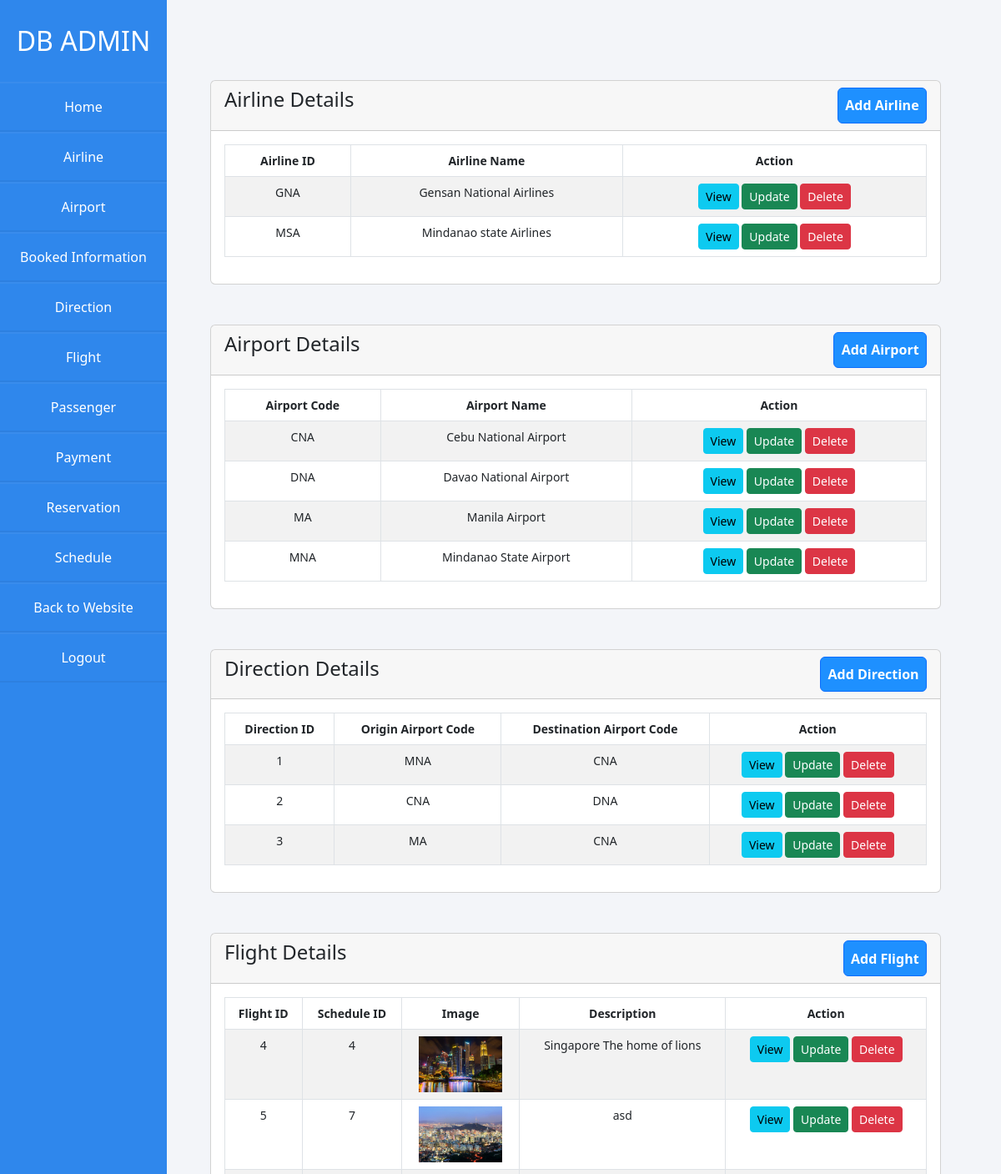
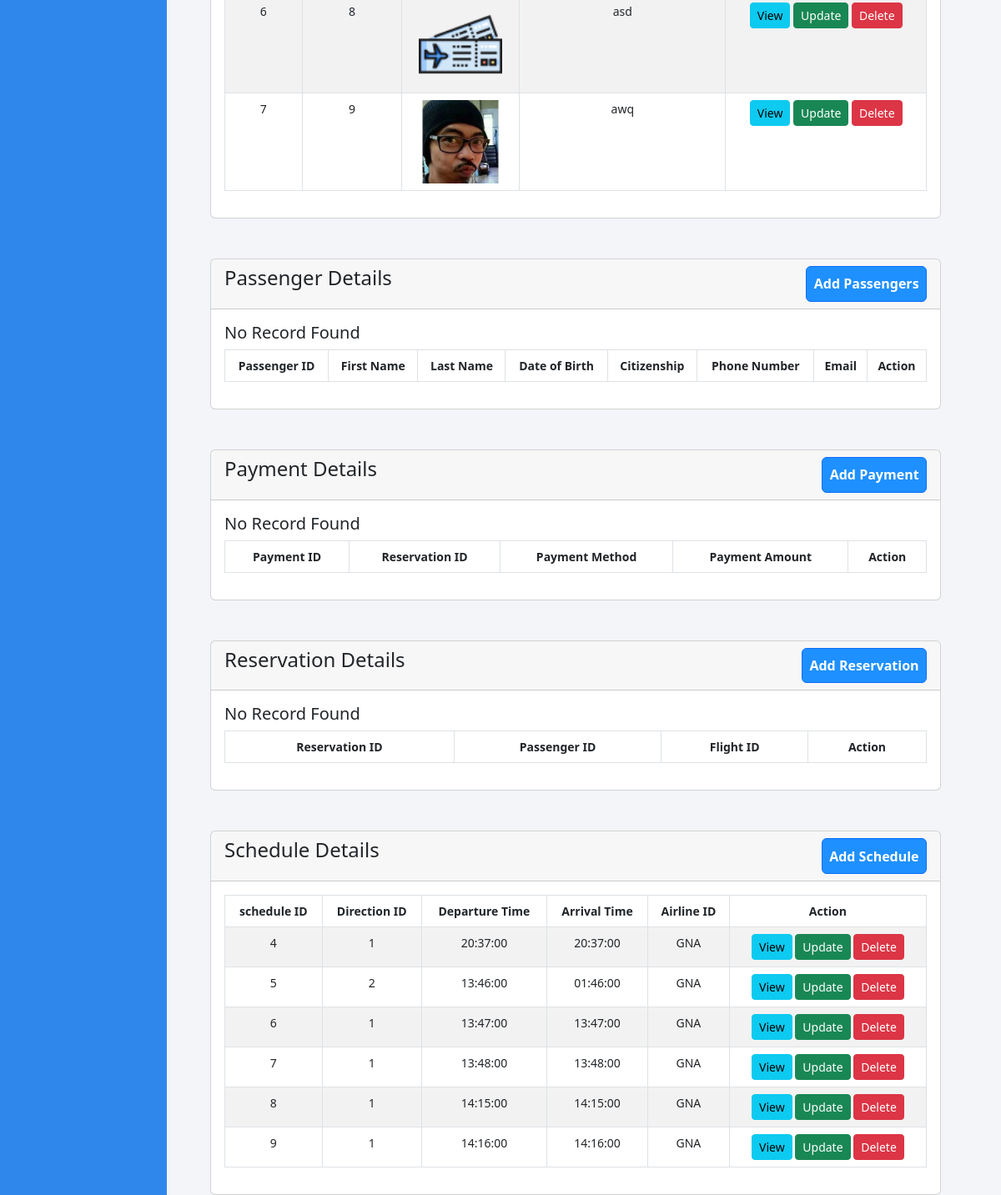
The app's page /Airlines/admin/admin.php with its own data (2 pictures, top to bottom).
### tables this page shows
CREATE TABLE `airline` (
  `airline_id` char(3) NOT NULL,
  `airline_name` varchar(100) NOT NULL
);

CREATE TABLE `airport` (
  `airport_code` char(3) NOT NULL,
  `airport_name` varchar(255) NOT NULL
);

CREATE TABLE `direction` (
  `direction_id` int(10) NOT NULL,
  `origin_airport_code` char(3) NOT NULL,
  `destination_airport_code` char(3) NOT NULL,
  `location` varchar(255) NOT NULL
);

CREATE TABLE `flight` (
  `flight_id` int(10) NOT NULL,
  `schedule_id` int(10) NOT NULL,
  `image` varchar(255) NOT NULL,
  `description` varchar(50) NOT NULL
);

CREATE TABLE `schedule` (
  `schedule_id` int(10) NOT NULL,
  `direction_id` int(7) NOT NULL,
  `departure_date` date NOT NULL,
  `departure_time` time NOT NULL,
  `arrival_date` date NOT NULL,
  `arrival_time` time NOT NULL,
  `airline_id` char(3) NOT NULL,
  `price` int(11) NOT NULL
);

### Airlines/admin/admin.php (the view, shortened to what the rows shown need)
<?php
require 'dbcon.php';
?>
<!Doctype html>
<html lang="en">
<head>
  <link href="https://cdn.jsdelivr.net/npm/bootstrap@5.2.0-beta1/dist/css/bootstrap.min.css" rel="stylesheet">
  <link rel="stylesheet" href="css/styles.css">
</head>
<body>
  <div class="wrapper">
    <div class="sidebar">
      <h2>DB Admin</h2>
    </div>
  </div>
  <div class="container mt-5">
    <br>
    <br>
    <div class="row">
      <div class="col-md-12">
        <div class="card">
          <div class="card-body">
            <table class="table table-bordered table-striped">
              <thead>
                <tr>
                  <th>Airline ID</th>
                  <th>Airline Name</th>
                  <th>Action</th>
                </tr>
              </thead>
              <tbody>
                <?php
                $query = "SELECT * FROM airline";
                $query_run = mysqli_query($con, $query);
                if (mysqli_num_rows($query_run) > 0) {
                  foreach ($query_run as $airline) {
                ?>
                    <tr>
                      <td><?= $airline['airline_id']; ?></td>
                      <td><?= $airline['airline_name']; ?></td>
                      <td>
                        <a href="airline-view.php?airline_id=<?= $airline['airline_id']; ?>" class="btn btn-info btn-sm">View</a>
                        <a href="airline-update.php?airline_id=<?= $airline['airline_id']; ?>" class="btn btn-success btn-sm">Update</a>
                        <form action="code.php" method='POST' class="d-inline">
                          <button type="submit" name="delete_airline" value="<?= $airline['airline_id']; ?>" class="btn btn-danger btn-sm">Delete</a>
                        </form>
                      </td>
                    </tr>
                <?php
                  }
                } else {
                  echo '<h5>No Record Found </h5>';
                }
                ?>
              </tbody>
            </table>
          </div>
        </div>
      </div>
    </div>
  </div>
  <div class="container mt-5">
    <div class="row">
      <div class="col-md-12">
        <div class="card">
          <div class="card-body">
            <table class="table table-bordered table-striped">
              <thead>
                <tr>
                  <th>Airport Code</th>
                  <th>Airport Name</th>
                  <th>Action</th>
                </tr>
              </thead>
              <tbody>
                <?php
                $query = "SELECT * FROM airport";
                $query_run = mysqli_query($con, $query);
                if (mysqli_num_rows($query_run) > 0) {
                  foreach ($query_run as $airport) {
                ?>
                    <tr>
                      <td><?= $airport['airport_code']; ?></td>
                      <td><?= $airport['airport_name']; ?></td>
                      <td>
                        <a href="airport-view.php?airport_code=<?= $airport['airport_code']; ?>" class="btn btn-info btn-sm">View</a>
                        <a href="airport-update.php?airport_code=<?= $airport['airport_code']; ?>" class="btn btn-success btn-sm">Update</a>
                        <form action="code.php" method='POST' class="d-inline">
                          <button type="submit" name="delete_airport" value="<?= $airport['airport_code']; ?>" class="btn btn-danger btn-sm">Delete</a>
                        </form>
                      </td>
                    </tr>
                <?php
                  }
                } else {
                  echo '<h5>No Record Found </h5>';
                }
                ?>
              </tbody>
            </table>
          </div>
        </div>
      </div>
    </div>
  </div>
  <div class="container mt-5">
    <div class="row">
      <div class="col-md-12">
        <div class="card">
          <div class="card-body">
            <table class="table table-bordered table-striped">
              <thead>
                <tr>
                  <th>Direction ID</th>
                  <th>Origin Airport Code</th>
                  <th>Destination Airport Code</th>
                  <th>Action</th>
                </tr>
              </thead>
              <tbody>
                <?php
                $query = "SELECT * FROM direction";
                $query_run = mysqli_query($con, $query);
                if (mysqli_num_rows($query_run) > 0) {
                  foreach ($query_run as $direction) {
                ?>
                    <tr>
                      <td><?= $direction['direction_id']; ?></td>
                      <td><?= $direction['origin_airport_code']; ?></td>
                      <td><?= $direction['destination_airport_code']; ?></td>
                      <td>
                        <a href="direction-view.php?direction_id=<?= $direction['direction_id']; ?>" class="btn btn-info btn-sm">View</a>
                        <a href="direction-update.php?direction_id=<?= $direction['direction_id']; ?>" class="btn btn-success btn-sm">Update</a>
                        <form action="code.php" method='POST' class="d-inline">
                          <button type="submit" name="delete_airport" value="<?= $direction['direction_id']; ?>" class="btn btn-danger btn-sm">Delete</a>
                        </form>
                      </td>
                    </tr>
                <?php
                  }
                } else {
                  echo '<h5>No Record Found </h5>';
                }
                ?>
              </tbody>
            </table>
          </div>
        </div>
      </div>
    </div>
  </div>
  <div class="container mt-5">
    <div class="row">
      <div class="col-md-12">
        <div class="card">
          <div class="card-body">
            <table class="table table-bordered table-striped">
              <thead>
                <tr>
                  <th>Flight ID</th>
                  <th>Schedule ID</th>
                  <th>Image</th>
                  <th>Description</th>
                  <th>Action</th>
                </tr>
              </thead>
              <tbody>
              <?php
                $query = "SELECT * FROM flight";
                $query_run = mysqli_query($con, $query);
                $count = mysqli_num_rows($query_run);
                if ($count > 0) {
                  while ($row = mysqli_fetch_assoc($query_run)) {
                    $flight_id = $row['flight_id'];
                    $schedule_id = $row['schedule_id'];
                    $image = $row['image'];
                    $description = $row['description'];
                ?>
                    <tr>
                      <td><?php echo $flight_id; ?></td>
                      <td><?php echo $schedule_id; ?></td>
                      <td>
                        <?php
                        if ($image=="") {
                          echo "Image not added";
                        } else {
                          ?>
                          <img src="<?php echo 'http://localhost/Ticketing-for-flights-/Airlines/'; ?>img/flight/<?php echo $image; ?>" width="100px">
                        <?php
                        }
                        ?>
                      </td>
                      <td><?php echo $description; ?></td>
                      <td>
                        <a href="flight-view.php?flight_id=<?php echo $flight_id; ?>" class="btn btn-info btn-sm">View</a>
                        <a href="flight-update.php?flight_id=<?php echo $flight_id; ?>" class="btn btn-success btn-sm">Update</a>
                        <a href="flight-delete.php?delete_flight_id=<?php echo $flight_id; ?>&delete_image=<?php echo $image;?>" class="btn btn-danger btn-sm">Delete</a>
                      </td>
                    </tr>
                <?php
                  }
                } else {
                  echo '<h5>No Record Found </h5>';
                }
                ?>
              </tbody>
            </table>
          </div>
        </div>
      </div>
    </div>
  </div>
  <div class="container mt-5">
    <div class="row">
      <div class="col-md-12">
        <div class="card">
          <div class="card-body">
            <table class="table table-bordered table-striped">
              <thead>
                <tr>
                  <th>Passenger ID</th>
                  <th>First Name</th>
                  <th>Last Name</th>
                  <th>Date of Birth</th>
                  <th>Citizenship</th>
                  <th>Phone Number</th>
                  <th>Email</th>
                  <th>Action</th>
                </tr>
              </thead>
            </table>
          </div>
        </div>
      </div>
    </div>
  </div>
  <div class="container mt-5">
    <div class="row">
      <div class="col-md-12">
        <div class="card">
          <div class="card-body">
            <table class="table table-bordered table-striped">
              <thead>
                <tr>
                  <th>Payment ID</th>
                  <th>Reservation ID</th>
                  <th>Payment Method</th>
                  <th>Payment Amount</th>
                  <th>Action</th>
                </tr>
              </thead>
            </table>
          </div>
        </div>
      </div>
    </div>
  </div>
  <div class="container mt-5">
    <div class="row">
      <div class="col-md-12">
        <div class="card">
          <div class="card-body">
            <table class="table table-bordered table-striped">
              <thead>
                <tr>
                  <th>Reservation ID</th>
                  <th>Passenger ID</th>
                  <th>Flight ID</th>
                  <th>Action</th>
                </tr>
              </thead>
            </table>
          </div>
        </div>
      </div>
    </div>
  </div>
  <div class="container mt-5">
    <div class="row">
      <div class="col-md-12">
        <div class="card">
          <div class="card-body">
            <table class="table table-bordered table-striped">
              <thead>
                <tr>
                  <th>schedule ID</th>
                  <th>Direction ID</th>
                  <th>Departure Time</th>
                  <th>Arrival Time</th>
                  <th>Airline ID</th>
                  <th>Action</th>
                </tr>
              </thead>
              <tbody>
                <?php
                $query = "SELECT * FROM schedule";
                $query_run = mysqli_query($con, $query);
                if (mysqli_num_rows($query_run) > 0) {
                  foreach ($query_run as $schedule) {
                ?>
                    <tr>
                      <td><?= $schedule['schedule_id']; ?></td>
                      <td><?= $schedule['direction_id']; ?></td>
                      <td><?= $schedule['departure_time']; ?></td>
                      <td><?= $schedule['arrival_time']; ?></td>
                      <td><?= $schedule['airline_id']; ?></td>
                      <td>
                        <a href="schedule-view.php?schedule_id=<?= $schedule['schedule_id']; ?>" class="btn btn-info btn-sm">View</a>
                        <a href="schedule-update.php?schedule_id=<?= $schedule['schedule_id']; ?>" class="btn btn-success btn-sm">Update</a>
                        <form action="code.php" method='POST' class="d-inline">
                          <button type="submit" name="delete_schedule" value="<?= $schedule['schedule_id']; ?>" class="btn btn-danger btn-sm">Delete</a>
                        </form>
                      </td>
                    </tr>
                <?php
                  }
                } else {
                  echo '<h5>No Record Found </h5>';
                }
                ?>
              </tbody>
            </table>
          </div>
        </div>
      </div>
    </div>
  </div>
</body>
</html>

### records on screen
airline: airline_id "GNA", airline_name "Gensan National Airlines"
airline: airline_id "MSA", airline_name "Mindanao state Airlines"
airport: airport_code "CNA", airport_name "Cebu National Airport"
airport: airport_code "DNA", airport_name "Davao National Airport"
airport: airport_code "MA", airport_name "Manila Airport"
airport: airport_code "MNA", airport_name "Mindanao State Airport"
direction: direction "1", origin_airport_code "MNA", destination_airport_code "CNA"
direction: direction "2", origin_airport_code "CNA", destination_airport_code "DNA"
direction: direction "3", origin_airport_code "MA", destination_airport_code "CNA"
flight: flight "4", schedule "4", image (picture), description "Singapore The home of lions"
flight: flight "5", schedule "7", image (picture), description "asd"
flight: flight "6", schedule "8", image (picture), description "asd"
flight: flight "7", schedule "9", image (picture), description "awq"
schedule: schedule "4", direction "1", departure_time "20:37:00", arrival_time "20:37:00", airline "GNA"
schedule: schedule "5", direction "2", departure_time "13:46:00", arrival_time "01:46:00", airline "GNA"
schedule: schedule "6", direction "1", departure_time "13:47:00", arrival_time "13:47:00", airline "GNA"
schedule: schedule "7", direction "1", departure_time "13:48:00", arrival_time "13:48:00", airline "GNA"
schedule: schedule "8", direction "1", departure_time "14:15:00", arrival_time "14:15:00", airline "GNA"
schedule: schedule "9", direction "1", departure_time "14:16:00", arrival_time "14:16:00", airline "GNA"
